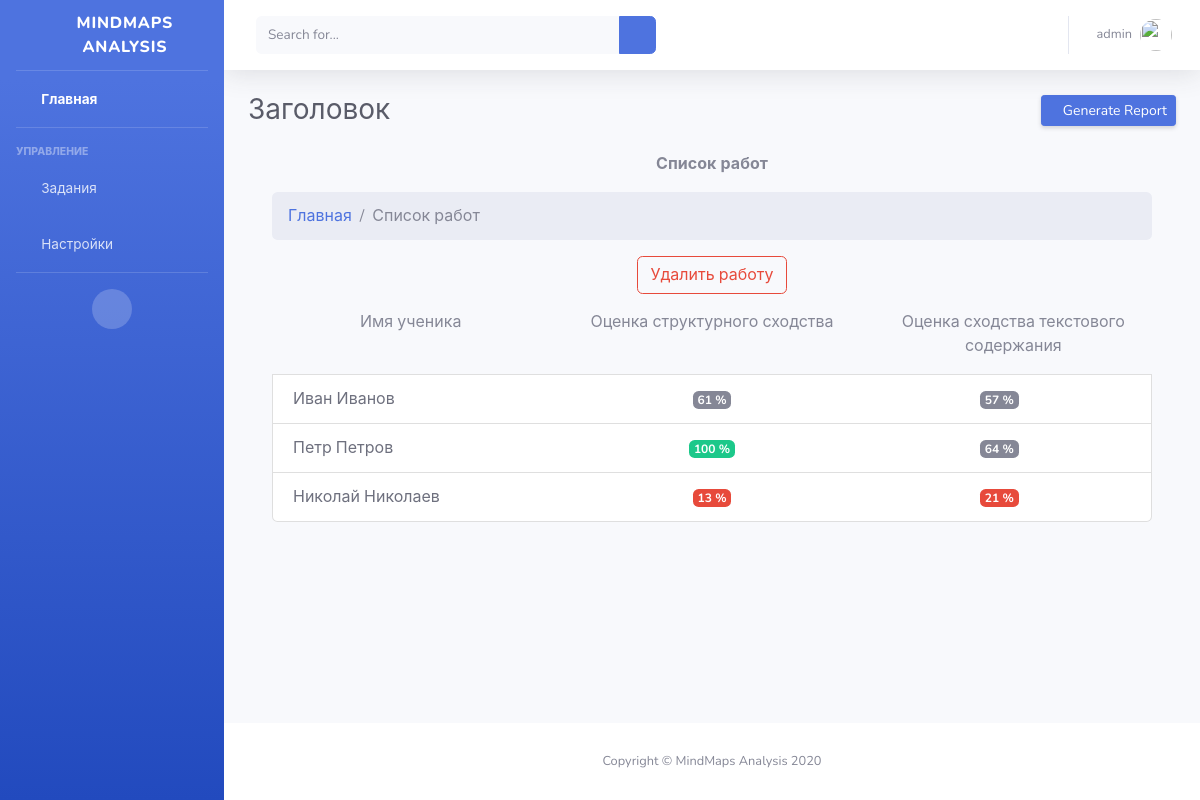
Page /172/ (signed in) on the committed database.
### polls/models.py (models this page shows, shortened)
class Homework(models.Model):
    name = models.CharField(max_length=100)
    link = models.CharField(max_length=100)
    similarity = models.IntegerField(default=0)
    plagiarism = models.IntegerField(default=0)
    task = models.ForeignKey(Task, on_delete=models.CASCADE)

### polls/views.py (the view)
# urls.py: path('<int:pk>/', views.HomeworksView.as_view(), name='homeworks'),
class HomeworksView(LoginRequiredMixin, generic.DetailView):
    model = Task
    template_name = 'polls/homeworks.html'

### polls/templates/polls/homeworks.html (shortened to what this page needs)
{% extends "base.html" %}
{% block content %}
    <div class="container mt-3">
        <p class="text-center font-weight-bolder mt-4" >Список работ</p>
        <nav aria-label="breadcrumb">
            <ol class="breadcrumb">
                <li class="breadcrumb-item"><a href="{% url 'index' %}">Главная</a></li>
                <li class="breadcrumb-item active" aria-current="page">Список работ</li>
            </ol>
        </nav>
        <div class="row justify-content-center mb-3">
            <div class="btn-group mx-3" role="group">
                <a class="btn btn-outline-danger" href="{% url 'homework_delete' task.pk%}">Удалить работу</a>
            </div>
        </div>
        <div class="list-group mb-5">
            <div class="row mb-3">
                <div class="col text-center">Имя ученика</div>
                <div class="col text-center">Оценка структурного сходства</div>
                <div class="col text-center">Оценка сходства текстового содержания</div>
            </div>
        {% for homework in task.homework_set.all %}
             <a href="{{ homework.pk }}" class="list-group-item list-group-item-action align-items-center">
                 <div class="row">
                     <div class="col">
                         {{ homework.name }}
                     </div>
                     <div class="col text-center">
                         {% if homework.similarity >= 70 %}
                             <span class="badge badge-success">
                                 {{ homework.similarity }} %
                             </span>
                         {% endif %}
                         {% if homework.similarity >= 50 and homework.similarity < 70 %}
                             <span class="badge badge-secondary">
                                 {{ homework.similarity }} %
                             </span>
                         {% endif %}
                         {% if homework.similarity < 25 %}
                             <span class="badge badge-danger">
                                 {{ homework.similarity }} %
                             </span>
                         {% endif %}
                     </div>
                     <div class="col text-center">
                         {% if homework.plagiarism >= 50 and homework.plagiarism < 70 %}
                             <span class="badge badge-secondary">
                                 {{ homework.plagiarism }} %
                             </span>
                         {% endif %}
                         {% if homework.plagiarism < 25 %}
                             <span class="badge badge-danger">
                                 {{ homework.plagiarism }} %
                             </span>
                         {% endif %}
                     </div>
                 </div>
             </a>
        {% endfor %}
        </div>
    </div>
{% endblock %}

### polls/templates/base.html (shortened to what this page needs)
<!DOCTYPE html>
<html lang="en">
<head>
{% load static %}
  <link href="{% static 'polls/vendor/fontawesome-free/css/all.min.css' %}" rel="stylesheet" type="text/css">
  <link href="{% static 'polls/css/sb-admin-2.min.css' %}" rel="stylesheet">
</head>
<body id="page-top">
  <div id="wrapper">
    <ul class="navbar-nav bg-gradient-primary sidebar sidebar-dark accordion" id="accordionSidebar">
      <a class="sidebar-brand d-flex align-items-center justify-content-center" href="{% url 'index' %}">
        <div class="sidebar-brand-icon rotate-n-15">
          <i class="fas fa-project-diagram"></i>
        </div>
        <div class="sidebar-brand-text mx-3">MindMaps Analysis</div>
      </a>
      <hr class="sidebar-divider my-0">
      <li class="nav-item active">
        <a class="nav-link" href="{% url 'index' %}">
          <i class="fas fa-fw fa-align-justify"></i>
          <span>Главная</span></a>
      </li>
      <hr class="sidebar-divider">
      <div class="sidebar-heading">
        Управление
      </div>
      <li class="nav-item">
        <a class="nav-link collapsed" href="#" data-toggle="collapse" data-target="#collapseTwo" aria-expanded="true" aria-controls="collapseTwo">
          <i class="fas fa-fw fa-clipboard-list"></i>
          <span>Задания</span>
        </a>
      </li>
      <li class="nav-item">
        <a class="nav-link collapsed" href="#" data-toggle="collapse" data-target="#collapseUtilities" aria-expanded="true" aria-controls="collapseUtilities">
          <i class="fas fa-fw fa-wrench"></i>
          <span>Настройки</span>
        </a>
      </li>
      <hr class="sidebar-divider">
      <div class="text-center d-none d-md-inline">
        <button class="rounded-circle border-0" id="sidebarToggle"></button>
      </div>
    </ul>
    <div id="content-wrapper" class="d-flex flex-column">
      <div id="content">
        <nav class="navbar navbar-expand navbar-light bg-white topbar mb-4 static-top shadow">
          <form class="d-none d-sm-inline-block form-inline mr-auto ml-md-3 my-2 my-md-0 mw-100 navbar-search">
            <div class="input-group">
              <input type="text" class="form-control bg-light border-0 small" placeholder="Search for..." aria-label="Search" aria-describedby="basic-addon2">
              <div class="input-group-append">
                <button class="btn btn-primary" type="button">
                  <i class="fas fa-search fa-sm"></i>
                </button>
              </div>
            </div>
          </form>
          <ul class="navbar-nav ml-auto">
            <li class="nav-item dropdown no-arrow">
              <a class="nav-link dropdown-toggle" href="#" id="userDropdown" role="button" data-toggle="dropdown" aria-haspopup="true" aria-expanded="false">
                <span class="mr-2 d-none d-lg-inline text-gray-600 small">{{ user.username }}</span>
                <img class="img-profile rounded-circle" src="https://source.unsplash.com/QAB-WJcbgJk/60x60">
              </a>
            </li>
          </ul>
        </nav>
        <div class="container-fluid">
          <div class="d-sm-flex align-items-center justify-content-between mb-4">
            <h1 class="h3 mb-0 text-gray-800">{% block page_title %}Заголовок{% endblock %}</h1>
            <a href="#" class="d-none d-sm-inline-block btn btn-sm btn-primary shadow-sm"><i class="fas fa-download fa-sm text-white-50"></i> Generate Report</a>
          </div>
          {% block content %}{% endblock %}
        </div>
      </div>
      <footer class="sticky-footer bg-white">
        <div class="container my-auto">
          <div class="copyright text-center my-auto">
            <span>Copyright &copy; MindMaps Analysis 2020</span>
          </div>
        </div>
      </footer>
    </div>
  </div>
</body>
</html>

### rows in the picture
Homework: name "Иван Иванов", similarity "61", plagiarism "57"
Homework: name "Петр Петров", similarity "100", plagiarism "64"
Homework: name "Николай Николаев", similarity "13", plagiarism "21"

### other values in the picture
{{ user.username }} "admin"
